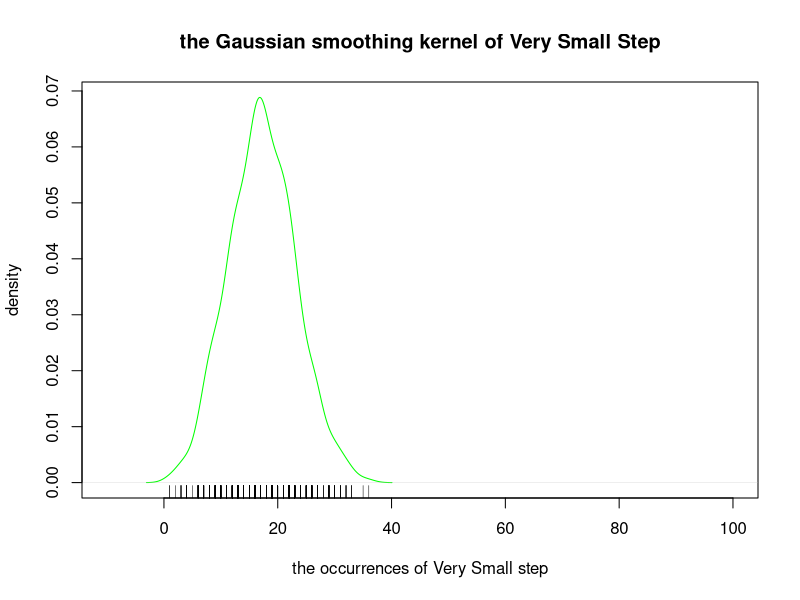
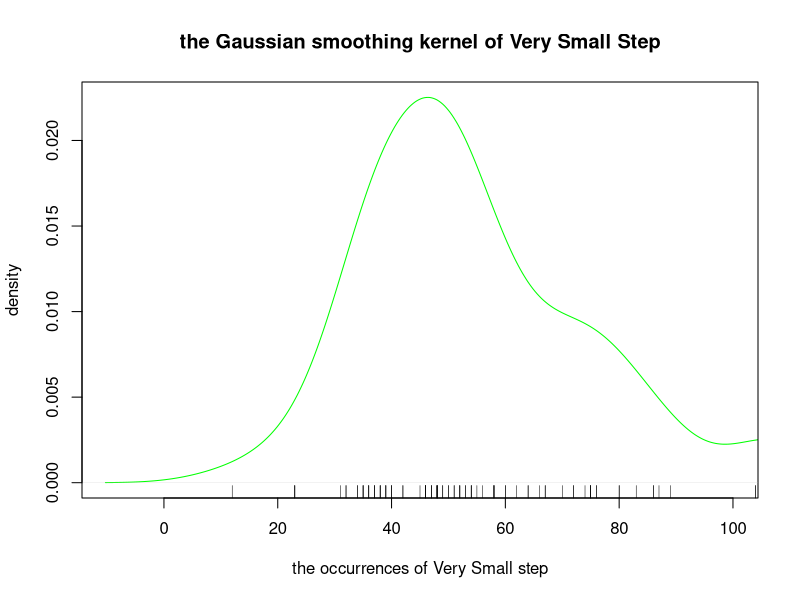
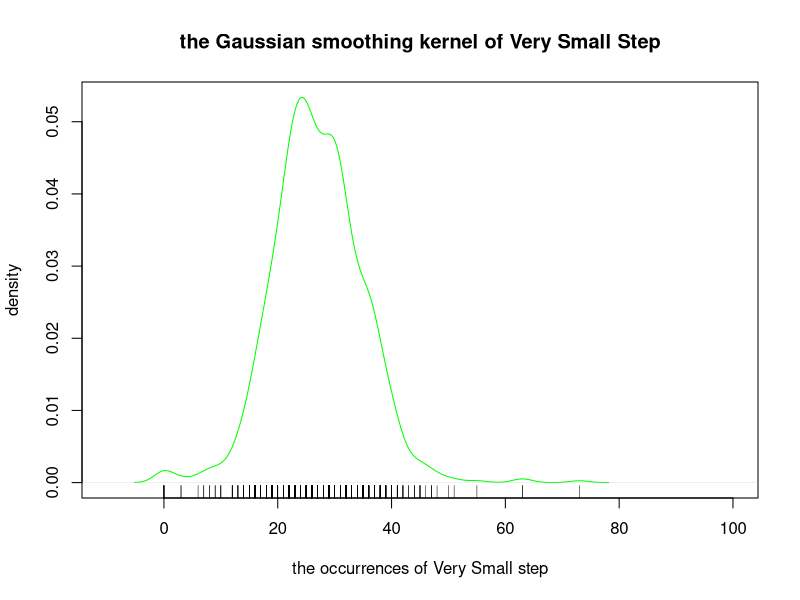
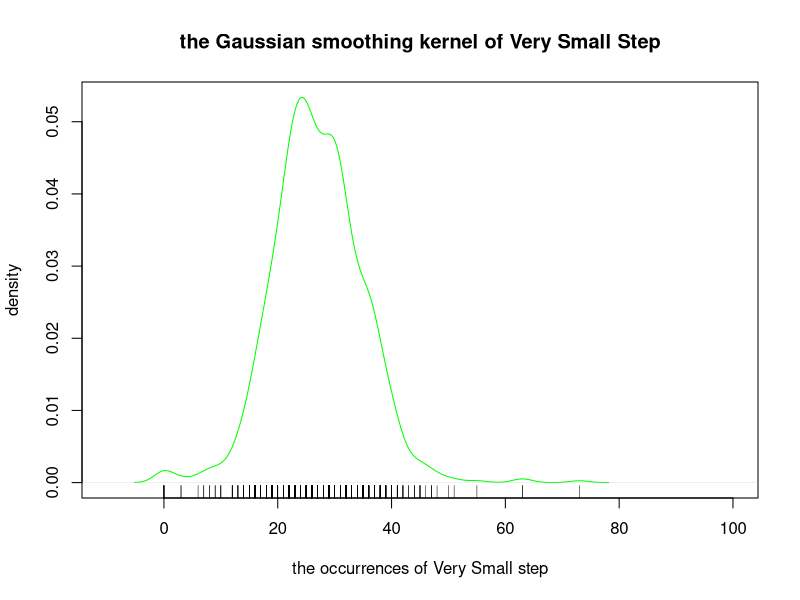
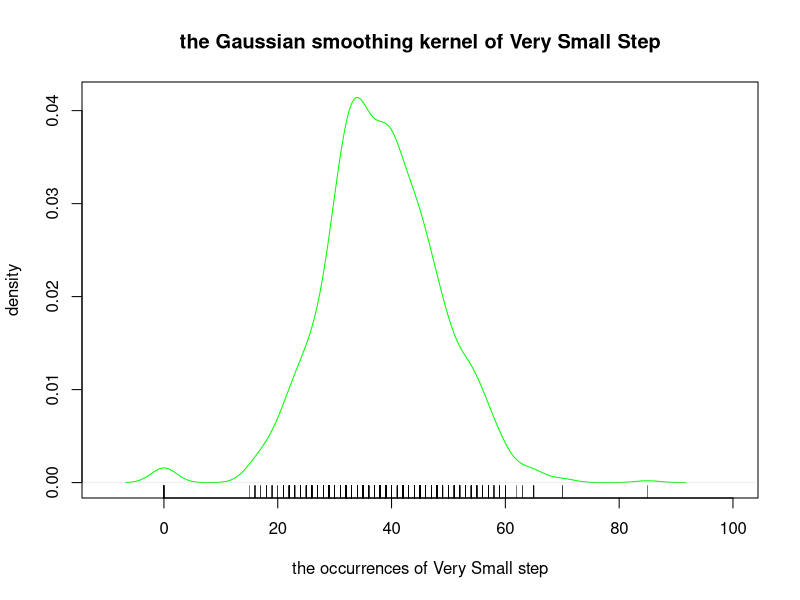
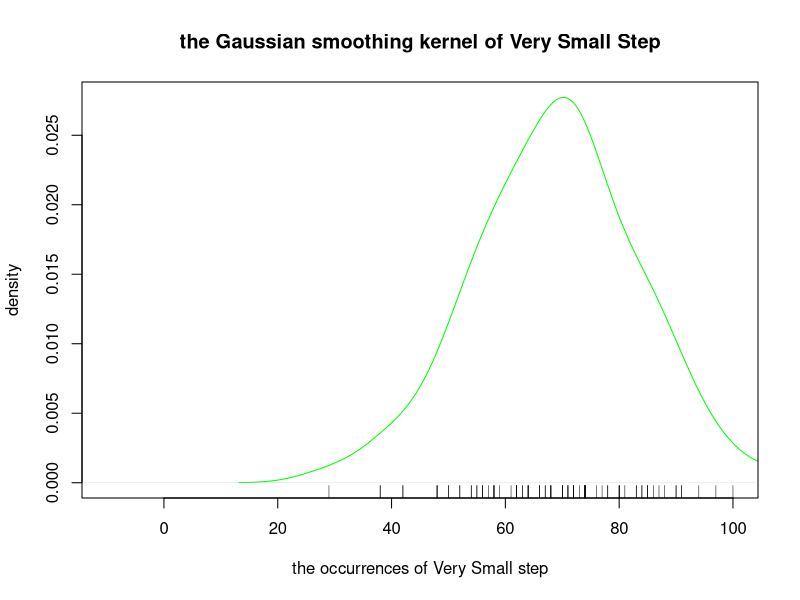
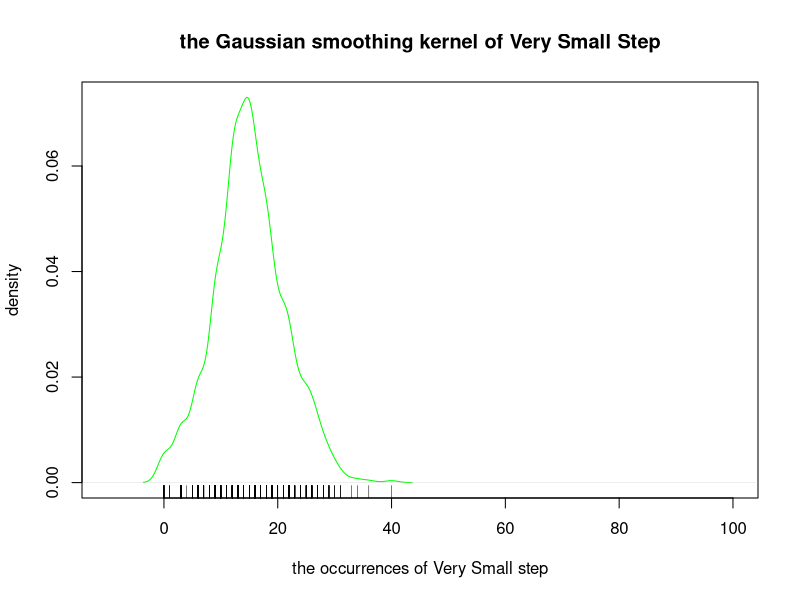
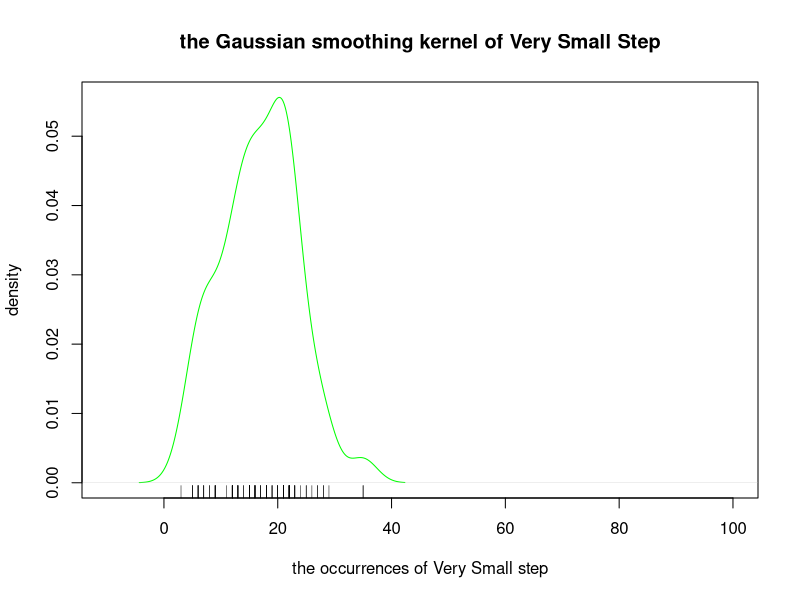

The R source for these figures, in order:
setwd('/home/thuy1/git/predictUsingProbability/Preprocess')
freqVerySmall_OnTime=read.table(file="freqVerySmall_OnTime.csv")[,1]
png(filename="/home/thuy1/git/predictUsingProbability/BaoCao/images/DensityVerySmallStep_LateTime.png")
plot(density(freqVerySmall_OnTime, kernel=c("gaussian")),
     main="the Gaussian smoothing kernel of Very Small Step",
     ylab="density", xlab="the occurrences of Very Small step",
     col="green",
     xlim=c(-10,100))
rug(freqVerySmall_OnTime)
freqVerySmall_OnTime_KDE<-density(freqVerySmall_OnTime)
freqVerySmall_OnTime_BW=freqVerySmall_OnTime_KDE$bw
freqVerySmall_OnTime_KDE_Estimation<-function(t){
  kernelValues <- rep(0,length(freqVerySmall_OnTime))
  for(i in 1:length(freqVerySmall_OnTime)) {
    transformed = (t - freqVerySmall_OnTime[i]) / freqVerySmall_OnTime_BW
    kernelValues[i] = dnorm(transformed, mean = 0, sd = 1) / freqVerySmall_OnTime_BW
  }
  return(sum(kernelValues)/length(freqVerySmall_OnTime))
}
#####################################################################
freqVerySmall_LateTime=read.table(file="freqVerySmall_LateTime.csv")[,1]
plot(density(freqVerySmall_LateTime, kernel=c("gaussian")),
     main="the Gaussian smoothing kernel of Very Small Step",
     ylab="density", xlab="the occurrences of Very Small step",
     col="green",
     xlim=c(-10,100))
rug(freqVerySmall_LateTime)
freqVerySmall_LateTime_KDE<-density(freqVerySmall_LateTime)
freqVerySmall_LateTime_BW=freqVerySmall_LateTime_KDE$bw
freqVerySmall_LateTime_KDE_Estimation<-function(t){
  kernelValues <- rep(0,length(freqVerySmall_LateTime))
  for(i in 1:length(freqVerySmall_LateTime)) {
    transformed = (t - freqVerySmall_LateTime[i]) / freqVerySmall_LateTime_BW
    kernelValues[i] = dnorm(transformed, mean = 0, sd = 1) / freqVerySmall_LateTime_BW
  }
  return(sum(kernelValues)/length(freqVerySmall_LateTime))
}
####################################################################
freqSmall_OnTime=read.table(file="freqSmall_OnTime.csv")[,1]
plot(density(freqSmall_OnTime, kernel=c("gaussian")),
     main="the Gaussian smoothing kernel of Very Small Step",
     ylab="density", xlab="the occurrences of Very Small step",
     col="green",
     xlim=c(-10,100))
rug(freqSmall_OnTime)
freqSmall_OnTime_KDE<-density(freqSmall_OnTime)
freqSmall_OnTime_BW=freqSmall_OnTime_KDE$bw
freqSmall_OnTime_KDE_Estimation<-function(t){
  kernelValues <- rep(0,length(freqSmall_OnTime))
  for(i in 1:length(freqSmall_OnTime)) {
    transformed = (t - freqSmall_OnTime[i]) / freqSmall_OnTime_BW
    kernelValues[i] = dnorm(transformed, mean = 0, sd = 1) / freqSmall_OnTime_BW
  }
  return(sum(kernelValues)/length(freqSmall_OnTime))
}
#################################################################
freqSmall_LateTime=read.table(file="freqSmall_LateTime.csv")[,1]
plot(density(freqSmall_OnTime, kernel=c("gaussian")),
     main="the Gaussian smoothing kernel of Very Small Step",
     ylab="density", xlab="the occurrences of Very Small step",
     col="green",
     xlim=c(-10,100))
rug(freqSmall_OnTime)
freqSmall_LateTime_KDE<-density(freqSmall_LateTime)
freqSmall_LateTime_BW=freqSmall_LateTime_KDE$bw
freqSmall_LateTime_KDE_Estimation<-function(t){
  kernelValues <- rep(0,length(freqSmall_LateTime))
  for(i in 1:length(freqSmall_LateTime)) {
    transformed = (t - freqSmall_LateTime[i]) / freqSmall_LateTime_BW
    kernelValues[i] = dnorm(transformed, mean = 0, sd = 1) / freqSmall_LateTime_BW
  }
  return(sum(kernelValues)/length(freqSmall_LateTime))
}
####################################################################
freqMedium_OnTime=read.table(file="freqMedium_OnTime.csv")[,1]
plot(density(freqMedium_OnTime, kernel=c("gaussian")),
     main="the Gaussian smoothing kernel of Very Small Step",
     ylab="density", xlab="the occurrences of Very Small step",
     col="green",
     xlim=c(-10,100))
rug(freqMedium_OnTime)
freqMedium_OnTime_KDE<-density(freqMedium_OnTime)
freqMedium_OnTime_BW=freqMedium_OnTime_KDE$bw
freqMedium_OnTime_KDE_Estimation<-function(t){
  kernelValues <- rep(0,length(freqMedium_OnTime))
  for(i in 1:length(freqMedium_OnTime)) {
    transformed = (t - freqMedium_OnTime[i]) / freqMedium_OnTime_BW
    kernelValues[i] = dnorm(transformed, mean = 0, sd = 1) / freqMedium_OnTime_BW
  }
  return(sum(kernelValues)/length(freqMedium_OnTime))
}
#################################################################
freqMedium_LateTime=read.table(file="freqMedium_LateTime.csv")[,1]
plot(density(freqMedium_LateTime, kernel=c("gaussian")),
     main="the Gaussian smoothing kernel of Very Small Step",
     ylab="density", xlab="the occurrences of Very Small step",
     col="green",
     xlim=c(-10,100))
rug(freqMedium_LateTime)
freqMedium_LateTime_KDE<-density(freqMedium_LateTime)
freqMedium_LateTime_BW=freqMedium_LateTime_KDE$bw
freqMedium_LateTime_KDE_Estimation<-function(t){
  kernelValues <- rep(0,length(freqMedium_LateTime))
  for(i in 1:length(freqMedium_LateTime)) {
    transformed = (t - freqMedium_LateTime[i]) / freqMedium_LateTime_BW
    kernelValues[i] = dnorm(transformed, mean = 0, sd = 1) / freqMedium_LateTime_BW
  }
  return(sum(kernelValues)/length(freqMedium_LateTime))
}
####################################################################
freqHigh_OnTime=read.table(file="freqHigh_OnTime.csv")[,1]
plot(density(freqHigh_OnTime, kernel=c("gaussian")),
     main="the Gaussian smoothing kernel of Very Small Step",
     ylab="density", xlab="the occurrences of Very Small step",
     col="green",
     xlim=c(-10,100))
rug(freqHigh_OnTime)
freqHigh_OnTime_KDE<-density(freqHigh_OnTime)
freqHigh_OnTime_BW=freqHigh_OnTime_KDE$bw
freqHigh_OnTime_KDE_Estimation<-function(t){
  kernelValues <- rep(0,length(freqHigh_OnTime))
  for(i in 1:length(freqHigh_OnTime)) {
    transformed = (t - freqHigh_OnTime[i]) / freqHigh_OnTime_BW
    kernelValues[i] = dnorm(transformed, mean = 0, sd = 1) / freqHigh_OnTime_BW
  }
  return(sum(kernelValues)/length(freqHigh_OnTime))
}
#################################################################
freqHigh_LateTime=read.table(file="freqHigh_LateTime.csv")[,1]
plot(density(freqHigh_LateTime, kernel=c("gaussian")),
     main="the Gaussian smoothing kernel of Very Small Step",
     ylab="density", xlab="the occurrences of Very Small step",
     col="green",
     xlim=c(-10,100))
rug(freqHigh_LateTime)
freqHigh_LateTime_KDE<-density(freqHigh_LateTime)
freqHigh_LateTime_BW=freqMedium_LateTime_KDE$bw
freqHigh_LateTime_KDE_Estimation<-function(t){
  kernelValues <- rep(0,length(freqHigh_LateTime))
  for(i in 1:length(freqHigh_LateTime)) {
    transformed = (t - freqHigh_LateTime[i]) / freqHigh_LateTime_BW
    kernelValues[i] = dnorm(transformed, mean = 0, sd = 1) / freqHigh_LateTime_BW
  }
  return(sum(kernelValues)/length(freqHigh_LateTime))
}
####################################################################
freqVeryHigh_OnTime=read.table(file="freqVeryhigh_OnTime.csv")[,1]
plot(density(freqVeryHigh_OnTime, kernel=c("gaussian")),
     main="the Gaussian smoothing kernel of Very Small Step",
     ylab="density", xlab="the occurrences of Very Small step",
     col="green",
     xlim=c(-10,100))
rug(freqVeryHigh_OnTime)
freqVeryHigh_OnTime_KDE<-density(freqVeryHigh_OnTime)
freqVeryHigh_OnTime_BW=freqVeryHigh_OnTime_KDE$bw
freqVeryHigh_OnTime_KDE_Estimation<-function(t){
  kernelValues <- rep(0,length(freqVeryHigh_OnTime))
  for(i in 1:length(freqVeryHigh_OnTime)) {
    transformed = (t - freqVeryHigh_OnTime[i]) / freqVeryHigh_OnTime_BW
    kernelValues[i] = dnorm(transformed, mean = 0, sd = 1) / freqVeryHigh_OnTime_BW
  }
  return(sum(kernelValues)/length(freqVeryHigh_OnTime))
}
#################################################################
freqVeryHigh_LateTime=read.table(file="freqVeryhigh_LateTime.csv")[,1]
plot(density(freqVeryHigh_LateTime, kernel=c("gaussian")),
     main="the Gaussian smoothing kernel of Very Small Step",
     ylab="density", xlab="the occurrences of Very Small step",
     col="green",
     xlim=c(-10,100))
rug(freqVeryHigh_LateTime)
freqVeryHigh_LateTime_KDE<-density(freqVeryHigh_LateTime)
freqVeryHigh_LateTime_BW=freqVeryHigh_LateTime_KDE$bw
freqVeryHigh_LateTime_KDE_Estimation<-function(t){
  kernelValues <- rep(0,length(freqVeryHigh_LateTime))
  for(i in 1:length(freqVeryHigh_LateTime)) {
    transformed = (t - freqVeryHigh_LateTime[i]) / freqVeryHigh_LateTime_BW
    kernelValues[i] = dnorm(transformed, mean = 0, sd = 1) / freqVeryHigh_LateTime_BW
  }
  return(sum(kernelValues)/length(freqVeryHigh_LateTime))
}
#################################################################
testData=read.csv("testData.txt", header = FALSE)
testData
p_onTime=0.84
p_lateTime=0.16
calculateOnTime <- function(x, output) {
  p_X_OnTime <- freqVerySmall_OnTime_KDE_Estimation(x[1])*freqSmall_OnTime_KDE_Estimation(x[2])*
    freqMedium_OnTime_KDE_Estimation(x[3])*freqHigh_OnTime_KDE_Estimation(x[4])*freqVeryHigh_OnTime_KDE_Estimation(x[5])
  p_X_LateTime <- freqVerySmall_LateTime_KDE_Estimation(x[1])*freqSmall_LateTime_KDE_Estimation(x[2])*
    freqMedium_LateTime_KDE_Estimation(x[3])*freqHigh_LateTime_KDE_Estimation(x[4])*freqVeryHigh_LateTime_KDE_Estimation(x[5])
  p_onTime_x=(p_X_OnTime*p_onTime)/(p_X_OnTime*p_onTime+p_X_LateTime*p_lateTime)
  cat(paste(x[1],x[2], x[3], x[4], x[5], p_onTime_x, sep=","), file= output, append = T, fill = T)
}
apply(testData, 1, calculateOnTime, output = 'calculateOnTime.csv')
classify <- function(x, output) {
  p_X_OnTime <- freqVerySmall_OnTime_KDE_Estimation(x[1])*freqSmall_OnTime_KDE_Estimation(x[2])*
    freqMedium_OnTime_KDE_Estimation(x[3])*freqHigh_OnTime_KDE_Estimation(x[4])*freqVeryHigh_OnTime_KDE_Estimation(x[5])
  p_X_LateTime <- freqVerySmall_LateTime_KDE_Estimation(x[1])*freqSmall_LateTime_KDE_Estimation(x[2])*
    freqMedium_LateTime_KDE_Estimation(x[3])*freqHigh_LateTime_KDE_Estimation(x[4])*freqVeryHigh_LateTime_KDE_Estimation(x[5])
  p_onTime_x=(p_X_OnTime*p_onTime)/(p_X_OnTime*p_onTime+p_X_LateTime*p_lateTime)
  p_lateTime_x=(p_X_LateTime*p_lateTime)/(p_X_OnTime*p_onTime+p_X_LateTime*p_lateTime)
  class=ifelse(p_onTime_x>p_lateTime_x,"onTime","lateTime")
  cat(paste(x[1],x[2], x[3], x[4], x[5], class, sep=","), file= output, append = T, fill = T)
}
apply(testData, 1, classify, output = 'classify.csv')
